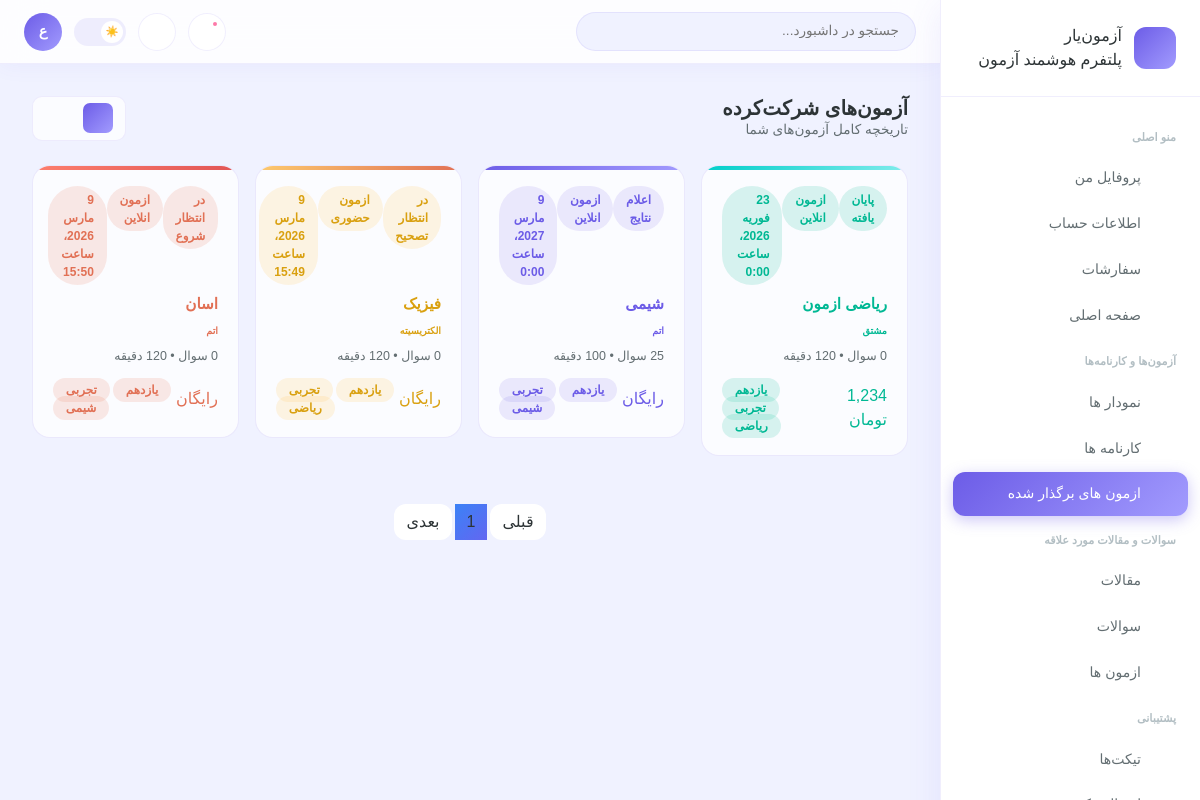
The page /dashboard/quiz/ (signed in) on the database its author committed.
### quiz/models.py (models this page shows, shortened)
class Quiz(models.Model):
    class QuizStatus(models.TextChoices):
        ALL_STATUS = 'همه وضعیت ها ', 'همه وضعیت ها '
        WAITING_START = 'در انتظار شروع', 'در انتظار شروع'
        STARTED = 'شروع شده', 'شروع شده'
        WAITING_END = 'در انتظار پایان', 'در انتظار پایان'
        FINISHED = 'پایان یافته', 'پایان یافته'
        WAITING_CORRECTION = 'در انتظار تصحیح', 'در انتظار تصحیح'
        CORRECTED = 'تصحیح شده', 'تصحیح شده'
        RESULTS_PUBLISHED = 'اعلام نتایج', 'اعلام نتایج'
        DEACTIVATED = 'غیرفعال', 'غیرفعال'
        CANCELED = 'کنسل شده', 'کنسل شده'
    name = models.CharField(verbose_name='عنوان', max_length=255 )
    section = models.CharField(verbose_name='مبحث', max_length=255 )
    province =  models.CharField(max_length=255, verbose_name=' نام استان محل برگذاری')
    city =  models.CharField(max_length=255, verbose_name='نام شهر محل برگذاری')
    type_of_quiz =  models.CharField(max_length=255, verbose_name='محل و نحوه برگذاری')
    price = models.PositiveBigIntegerField(default=0, verbose_name='هزینه')
    corrected_price = models.PositiveBigIntegerField(default=0, verbose_name='هزینه تصحیح به ازای هر پاسخ نامه')
    time_minutes = models.PositiveIntegerField(default=0, verbose_name='(دقیقه) تایمر')
    create_at = models.DateTimeField(auto_now_add=True, verbose_name='زمان ساخت')
    start_at = models.DateTimeField(verbose_name='زمان برگذاری')
    stop_at = models.DateTimeField(verbose_name='زمان پایان')
    last_enter = models.DateTimeField(verbose_name='اخرین زمان ورود')
    corrected_at = models.DateTimeField(verbose_name='زمان تصحیح', null=True, blank=True)
    max_score = models.PositiveSmallIntegerField(verbose_name='حداکثر نمره', default=100)
    score = models.PositiveSmallIntegerField(verbose_name='ضریب', default=1)
    capacity = models.PositiveSmallIntegerField(verbose_name='ظرفیت', default=1)
    filled_capacity = models.PositiveSmallIntegerField(verbose_name=' ظرفیت پر شده', default=0)
    is_online = models.BooleanField(default=True, verbose_name='انلاین')
    allow_return_to_questions = models.BooleanField(default=True, verbose_name='برگشتن به عقب')
    allow_to_edit_anwerd_by_sanatorium = models.BooleanField(default=True, verbose_name='اجازه به ویرایش پاسخ بعد از تصحصح توسط مصحح')
    change_the_order = models.BooleanField(default=True, verbose_name=' عوض کردن ترتیب سوالات')
    allow_to_edit_the_answered_questions = models.BooleanField(default=True, verbose_name='امکان ویرایش سوالات پاسخ داده شده')
    have_negetive_score = models.BooleanField(default=True, verbose_name='دارای نمره منفی')
    start_set_report = models.BooleanField(default=False, verbose_name='شروع به تصحیح')
    is_active = models.BooleanField(default=True, verbose_name='فعال')
    status = models.CharField(verbose_name='وضعیت', choices=QuizStatus, default=QuizStatus.WAITING_START, max_length=55, null=True, blank=True)
    student = models.ManyToManyField(User, null=True, blank=True, related_name='quiz_student', verbose_name='دانش اموز', db_index=True)
    sanatorium = models.ManyToManyField(User, related_name='quiz_sanatorium', verbose_name='مصحح', db_index=True)
    grade =  models.ForeignKey(GradeCategories, related_name='quiz', on_delete=models.PROTECT, verbose_name='پایه', db_index=True)
    major =  models.ForeignKey(MajorCategories, related_name='quiz', on_delete=models.PROTECT, verbose_name='رشته تحصیلی', db_index=True)
    lession =  models.ForeignKey(LessionCategories, related_name='quiz', on_delete=models.PROTECT, verbose_name='درس', db_index=True)
    description = CKEditor5Field()
    class Meta:
        ordering = ['-pk']
        verbose_name = 'ازمون'
        verbose_name_plural = 'ازمون ها'
    def get_absolute_url(self):
        return reverse("quiz:detail", kwargs={"pk": self.pk})

class LessionCategories(models.Model):
    order = models.PositiveIntegerField(default=1, verbose_name='ترتیب')
    name = models.CharField( max_length=255, verbose_name='نام درس ')
    is_active = models.BooleanField(default=True, verbose_name='فعال')
    class Meta:
        ordering = ['-order']
        verbose_name = 'درس '
        verbose_name_plural = 'دروس'

### user/models.py (models this page shows, shortened)
class GradeCategories(models.Model):
    order = models.PositiveIntegerField(default=1, verbose_name='ترتیب')
    name = models.CharField( max_length=255, verbose_name='نام پایه')
    is_active = models.BooleanField(default=True, verbose_name='فعال')
    class Meta:
        ordering = ['-order']
        verbose_name = 'پایه'
        verbose_name_plural = 'پایه ها'

class MajorCategories(models.Model):
    order = models.PositiveIntegerField(default=1, verbose_name='ترتیب')
    name = models.CharField( max_length=255, verbose_name='نام رشته')
    is_active = models.BooleanField(default=True, verbose_name='فعال')
    class Meta:
        ordering = ['-order']
        verbose_name = 'رشته '
        verbose_name_plural = 'رشته ها'

### dashboard/views/quiz.py (the view)
# urls.py: path('quiz/', views.quiz.QuizList.as_view(), name='quiz-list'),
class QuizList(LoginRequiredMixin, ListView):
    template_name = 'dashboard/quiz/07-exam-list.html'
    context_object_name = 'items'
    paginate_by = 50
    def get_queryset(self):
        queryset = Quiz.objects.filter(
            student=self.request.user,
            is_active=True,
        ).prefetch_related('grade', 'major', 'lession'
        ).annotate(question_count=Count('questions'))
        return queryset
    def get_context_data(self, **kwargs):
        data = super().get_context_data(**kwargs)
        data['status'] = Quiz.QuizStatus
        return data

### order/templatetags/tdc.py (called while the page is built)
@register.filter
def tdc(value: int):
    if value is not None and value and value != "":
        return "{:,}".format(int(value))
    else:
        return 0

### template/dashboard/quiz/07-exam-list.html (shortened to what this page needs)
{% extends "dashboard/base/base.html" %}
 {% load jalali_tags %}
 {% load tdc %}
{% block content %}
<main class="main-content"><div class="page-body">
  <div class="d-flex justify-content-between align-items-center mb-4 flex-wrap gap-2 animate-in">
    <div>
      <h5 style="font-weight:800;margin:0;">آزمون‌های شرکت‌کرده</h5>
      <p style="font-size:0.85rem;color:var(--text-muted);margin:0;">تاریخچه کامل آزمون‌های شما</p>
    </div>
    <div style="display:flex;gap:0.5rem;align-items:center;">
      <div style="background:var(--card-bg);border:1px solid var(--border);border-radius:10px;padding:0.4rem 0.75rem;display:flex;align-items:center;gap:0.5rem;">
        <button onclick="setView('grid')" id="btnGrid" style="background:var(--gradient-1);border:none;color:white;border-radius:7px;width:30px;height:30px;display:flex;align-items:center;justify-content:center;cursor:pointer;"><i class="bi bi-grid-3x3-gap"></i></button>
        <button onclick="setView('list')" id="btnList" style="background:transparent;border:none;color:var(--text-muted);width:30px;height:30px;display:flex;align-items:center;justify-content:center;cursor:pointer;"><i class="bi bi-list-ul"></i></button>
      </div>
    </div>
  </div>
  <div class="row g-3 animate-in delay-2" id="examGrid">
    {% for item in items %}
        <div class="col-md-4 col-lg-3">
          <div class="exam-card {% cycle  'good'  'excellent' 'average'  'bad'    %} "
            onclick="location.href='{% if item.status == status.WAITING_START or item.status ==  status.STARTED or item.status ==  item.WAITING_END %}{{item.get_absolute_url}}{% elif item.status == status.WAITING_CORRECTION or item.status == status.CORRECTED or item.status == status.RESULTS_PUBLISHED or item.status == status.FINISHED  %}{% url 'dashboard:quiz-detail' item.pk %}{% endif %}'">
            <div class="d-flex justify-content-between align-items-start mb-2">
              <span class="badge-status badge-{% cycle 'success' 'info' 'warning' 'danger'  %}">{{ item.status }}</span>
              <span class="badge-status badge-{% cycle 'success' 'info' 'warning' 'danger'  %}">{% if item.is_online %}ازمون انلاین{% else %}ازمون حضوری {% endif %}</span>
              <span class="badge-status badge-{% cycle 'success' 'info' 'warning' 'danger'  %}" style="font-size:0.75rem;">{{ item.start_at|to_jalali:"%Y/%m/%d" }} </span>
            </div>
            <div style="font-weight:800;font-size:0.95rem;margin-bottom:0.5rem; " class="{% cycle 'color-success' 'color-info' 'color-warning' 'color-danger'   %}">{{ item.name }}</div>
            <div style="font-weight:800;font-size:0.6rem;margin-bottom:0.5rem; " class="{% cycle 'color-success' 'color-info' 'color-warning' 'color-danger'   %}">{{ item.section }}</div>
            <div style="font-size:0.78rem;color:var(--text-muted);margin-bottom:1rem;">{{item.question_count}} سوال • {{ item.time_minutes }} دقیقه     </div>
            <div class="d-flex align-items-center justify-content-between ">
              <div class=" {% cycle 'color-success' 'color-info'  'color-warning' 'color-danger'  %}"  >{% if item.price > 0 %}{{ item.price|tdc }} تومان {% else %} رایگان {% endif %}</div>
              <div style="text-align:left;font-size:0.75rem;color:var(--text-muted);">
                          <span class="badge-status badge-{% cycle 'success' 'info' 'warning' 'danger'  %}">{{ item.grade.name }}</span>
              <span class="badge-status badge-{% cycle 'success' 'info' 'warning' 'danger'  %}">{{ item.major.name }}</span>
              <span class="badge-status badge-{% cycle 'success' 'info' 'warning' 'danger'  %}">{{ item.lession.name }}</span>
              </div>
            </div>
          </div>
        </div>
    {% endfor %}
  </div>
        <div class="d-flex justify-content-center mt-5">
            <nav>
                <ul class="pagination gap-1 mb-0" id="myPagination">
                    {% if page_obj.has_previous %}
                        <li class="page-item"><a class="page-link"
                            href="?page={{ page_obj.previous_page_number }}"
                            style="border-radius:var(--radius-md);
                                  border:1px solid var(--border-color);
                                  background:var(--bg-card);
                                  color:var(--text-secondary);">
                            قبلی
                        </a></li>
                    {% else %}
                        <li class="page-item disabled" aria-disabled="true">
                            <a class="page-link"
                              href="#"
                              style="border-radius:var(--radius-md);
                                      border:none;
                                      background:var(--bg-card);
                                      color:inherit;"
                              tabindex="-1"
                              aria-hidden="true">
                                قبلی
                            </a>
                        </li>
                    {% endif %}
                    {% for page in page_obj.paginator.page_range %}
                        {% if page_obj.number == page %}
                            <li class="page-item active" style="border-radius:var(--radius-md);
                                                              border:none;
                                                              background:var(--gradient-blue);"
                                aria-current="page">
                                <a class="page-link" href="?page={{page}}" style="color:inherit;">
                                    {{ forloop.counter }}
                                </a>
                            </li>
                        {% endif %}
                    {% endfor %}
                    {% if page_obj.has_next %}
                        <li class="page-item"><a class="page-link"
                            href="?page={{ page_obj.next_page_number }}"
                            style="border-radius:var(--radius-md);
                                  border:1px solid var(--border-color);
                                  background:var(--bg-card);
                                  color:inherit;">
                                بعدی
                            </a></li>
                    {% else %}
                        <li class="page-item disabled" aria-disabled="true">
                            <a class="page-link"
                              href="#"
                              style="border-radius:var(--radius-md);
                                      border:none;
                                      background:var(--bg-card);
                                      color:inherit;"
                              tabindex="-1"
                              aria-hidden="true">
                                بعدی
                            </a>
                        </li>
                    {% endif %}
                </ul>
            </nav>
        </div>
</div></main>
{% endblock   %}

### static/css/dashboard/message.css (style rules this page uses)
.page-item.active .page-link { background: var(--gradient-blue) !important; border: none !important; color: inherit !important; }
ul.pagination { display: flex; }
:root { --primary-50: #eff6ff; --primary-100: #dbeafe; --primary-200: #bfdbfe; --primary-300: #93c5fd; --primary-400: #60a5fa; --primary-500: #3b82f6; --primary-600: #2563eb; --primary-700: #1d4ed8; --primary-800: #1e40af; --primary-900: #1e3a8a; --secondary-500: #8b5cf6; --secondary-600: #7c3aed; --accent-400: #34d399; --accent-500: #10b981; --warm-400: #fbbf24; --warm-500: #f59e0b; --danger-500: #ef4444; --danger-600: #dc2626; --bg-card: #ffffff; --text-primary: #0f172a; --text-inverse: #ffffff; --border-color: #e2e8f0; --border-light: #f1f5f9; --shadow-xl: 0 20px 40px rgba(0,0,0,0.08), 0 8px 16px rgba(0,0,0,0.04); --gradient-blue: linear-gradient(135deg, #3b82f6 0%, #6366f1 100%); --radius-sm: 8px; --radius-md: 12px; --radius-lg: 16px; --radius-xl: 20px; --radius-2xl: 24px; --radius-full: 9999px; --transition: all 0.3s cubic-bezier(0.4, 0, 0.2, 1); --transition-fast: all 0.15s cubic-bezier(0.4, 0, 0.2, 1); --transition-slow: all 0.5s cubic-bezier(0.4, 0, 0.2, 1); }
a { text-decoration-line: none; color: var(--text-primary); background: none; }

### template/dashboard/quiz/07-exam-list.html (style rules this page uses)
:root { --primary:#6C5CE7;--primary-2:#a29bfe;--secondary:#00CEC9;--accent:#fd79a8;--success:#00b894;--warning:#fdcb6e;--danger:#e17055;--bg:#f0f2ff;--bg-2:#ffffff;--sidebar-bg:#ffffff;--card-bg:rgba(255,255,255,0.75);--card-border:rgba(108,92,231,0.12);--text-main:#2d3436;--text-muted:#636e72;--text-light:#b2bec3;--shadow:0 8px 32px rgba(108,92,231,0.10);--shadow-hover:0 16px 48px rgba(108,92,231,0.18);--topbar-bg:rgba(255,255,255,0.85);--border:rgba(108,92,231,0.10);--gradient-1:linear-gradient(135deg,#6C5CE7 0%,#a29bfe 100%);--gradient-2:linear-gradient(135deg,#00CEC9 0%,#81ecec 100%);--gradient-3:linear-gradient(135deg,#fd79a8 0%,#fab1d3 100%); }
* { font-family:'Vazirmatn',sans-serif; }
body { background:var(--bg);color:var(--text-main);transition:all 0.3s; }
.main-content { margin-right:260px;padding-top:64px; }
.page-body { padding:2rem; }
.badge-status { padding:0.3rem 0.8rem;border-radius:50px;font-size:0.75rem;font-weight:600; }
.badge-success { background:rgba(0,184,148,0.15);color:var(--success); }
.badge-warning { background:rgba(253,203,110,0.2);color:#d9a010; }
.badge-danger { background:rgba(225,112,85,0.15);color:var(--danger); }
.badge-info { background:rgba(108,92,231,0.12);color:var(--primary); }
.animate-in { animation:fadeInUp 0.5s ease forwards; }
.delay-2 { animation-delay:0.2s;opacity:0 }
.exam-card { background:var(--card-bg);border:1px solid var(--card-border);border-radius:18px;padding:1.25rem;transition:all 0.3s;cursor:pointer;position:relative;overflow:hidden; }
.exam-card::before { content:'';position:absolute;top:0;right:0;left:0;height:4px; }
.exam-card.excellent::before { background:var(--gradient-1); }
.exam-card.good::before { background:var(--gradient-2); }
.exam-card.average::before { background:linear-gradient(135deg,#fdcb6e,#e17055); }
.exam-card.bad::before { background:linear-gradient(135deg,#fd7f6e,#e15555); }
.color-success { color:var(--success); }
.color-warning { color:#d9a010; }
.color-danger { color:var(--danger); }
.color-info { color:var(--primary); }

### rows shown on the page
Quiz: status "پایان یافته", is_online "ازمون انلاین", start_at|to_jalali "23 فوریه 2026، ساعت 0:00", name "ریاضی ازمون", section "مشتق", question_count "0", price|tdc "1,234", grade.name "یازدهم", major.name "تجربی", lession.name "ریاضی"
Quiz: status "اعلام نتایج", is_online "ازمون انلاین", start_at|to_jalali "9 مارس 2027، ساعت 0:00", name "شیمی", section "اتم", price "رایگان", grade.name "یازدهم", major.name "تجربی", lession.name "شیمی"
Quiz: status "در انتظار تصحیح", is_online "ازمون حضوری", start_at|to_jalali "9 مارس 2026، ساعت 15:49", name "فیزیک", section "الکتریسیته", question_count "0", price "رایگان", grade.name "یازدهم", major.name "تجربی", lession.name "ریاضی"
Quiz: status "در انتظار شروع", is_online "ازمون انلاین", start_at|to_jalali "9 مارس 2026، ساعت 15:50", name "اسان", section "اتم", question_count "0", price "رایگان", grade.name "یازدهم", major.name "تجربی", lession.name "شیمی"
